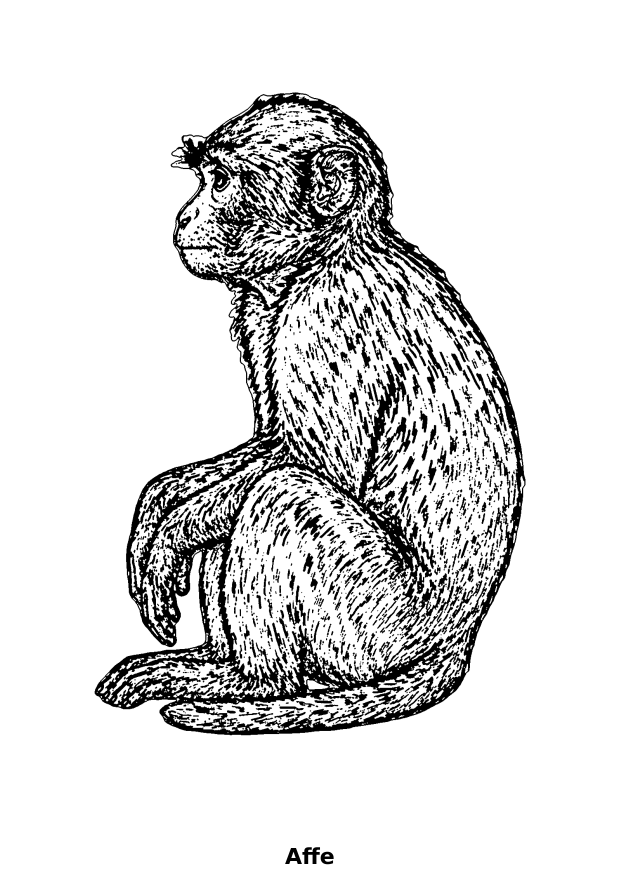
#> input picture ausmalbilder/affe.png, 2480 x 3508 px (shown at 1/4 size)
$ python -i create_coloring_pages.py   (imports and definitions only)
#> lines starting #> are read from the running program, lines starting #| are printed output that depends on the picture; after the words box and inside, x2 and y2 are one past the last pixel; in counts of white or black regions, pixels touching at a corner belong together
#> further down, picture is the input picture: shape (3508, 2480, 3); min 0, max 255, mean 219.8
#!/usr/bin/env python3
"""Convert a colored animal illustration into an A4 coloring page."""

from __future__ import annotations

import argparse
from pathlib import Path

import cv2
import numpy as np
from PIL import Image, ImageDraw, ImageFont

A4_WIDTH = 2480
A4_HEIGHT = 3508
DPI = 300
FILL_RATIO = 0.78
SMALL_FILL_RATIO = 0.85
TEXT_AREA_HEIGHT = 200
FONT_SIZE = 88
FONT_CANDIDATES = (
    "/usr/share/fonts/truetype/dejavu/DejaVuSans-Bold.ttf",
    "/usr/share/fonts/truetype/liberation/LiberationSans-Bold.ttf",
    "/usr/share/fonts/truetype/dejavu/DejaVuSans.ttf",
)


# [5 lines left out: function _load_font, not called in this run]


def _flatten_on_white(rgba: Image.Image) -> Image.Image:
    background = Image.new("RGBA", rgba.size, (255, 255, 255, 255))
    return Image.alpha_composite(background, rgba.convert("RGBA")).convert("RGB")


# [14 lines left out: functions _crop_to_content, _alpha_outline, not called in this run]


def _major_region_boundaries(rgb: np.ndarray, color_count: int = 4) -> np.ndarray:
    """Boundaries between large color areas (eyes, patches) — not fur texture."""
#> called with color_count = 4
    h, w = rgb.shape[:2]
#> h = 3508; w = 2480
    scale = 8
    small = cv2.resize(rgb, (max(1, w // scale), max(1, h // scale)), interpolation=cv2.INTER_AREA)
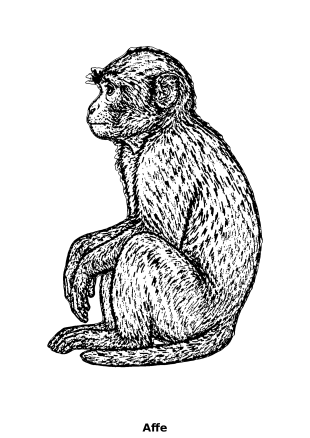
#> small: shape (438, 310, 3); min 0, max 255, mean 219.8
    blurred = cv2.GaussianBlur(small, (9, 9), 0)
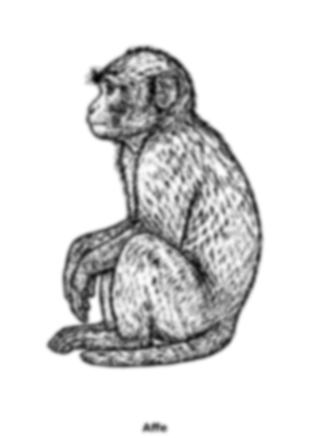
#> blurred: shape (438, 310, 3); min 3, max 255, mean 219.8

    pixels = blurred.reshape(-1, 3).astype(np.float32)
    criteria = (cv2.TERM_CRITERIA_EPS + cv2.TERM_CRITERIA_MAX_ITER, 20, 1.0)
    _, labels, _ = cv2.kmeans(
        pixels, color_count, None, criteria, 10, cv2.KMEANS_PP_CENTERS
    )
    labels = labels.reshape(small.shape[:2]).astype(np.uint8)
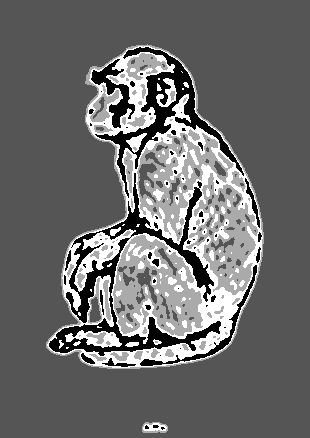
#> labels: shape (438, 310); min 0, max 3, mean 1.26; drawn with min black and max white

    kernel = cv2.getStructuringElement(cv2.MORPH_ELLIPSE, (3, 3))
    boundaries = cv2.morphologyEx(labels, cv2.MORPH_GRADIENT, kernel)
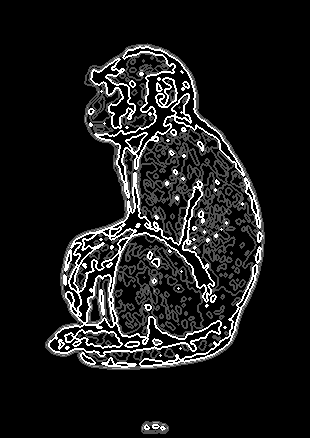
#> boundaries: shape (438, 310); min 0, max 3, mean 0.301; drawn with min black and max white
    boundaries = (boundaries > 0).astype(np.uint8) * 255
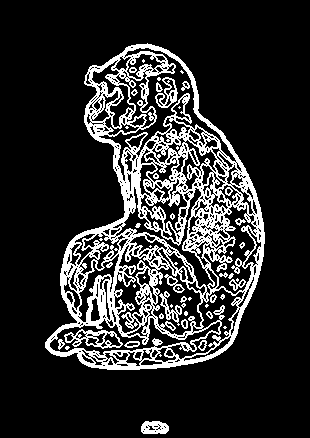
#> boundaries: shape (438, 310); 17% white; 49 white regions (21 under 20 px), largest, box (x1, y1, x2, y2) and area: (45, 43, 265, 370) 20787, (64, 329, 123, 349) 442, (141, 421, 169, 434) 280

    boundaries = cv2.resize(boundaries, (w, h), interpolation=cv2.INTER_NEAREST)
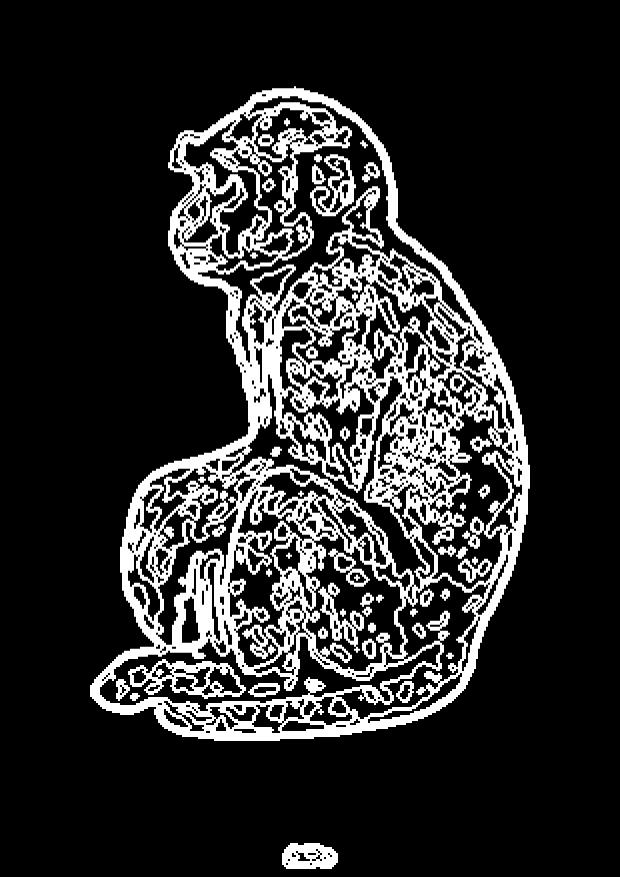
#> boundaries: shape (3508, 2480) (shown at 1/4 size); 17% white; 49 white regions, largest, box (x1, y1, x2, y2) and area: (360, 345, 2120, 2964) 1331720, (512, 2636, 984, 2796) 28288, (1128, 3372, 1352, 3476) 17920
    open_kernel = cv2.getStructuringElement(cv2.MORPH_ELLIPSE, (3, 3))
    boundaries = cv2.morphologyEx(boundaries, cv2.MORPH_OPEN, open_kernel, iterations=1)
#> boundaries: shape (3508, 2480); 16.9% white; 88 white regions, largest, box (x1, y1, x2, y2) and area: (360, 345, 2120, 2964) 1278485, (512, 2636, 984, 2796) 27478, (1128, 3372, 1352, 3476) 17878
    return boundaries


# [106 lines left out: functions _remove_fine_details, _extract_line_art, _fit_on_canvas, _draw_name, create_coloring_page, main, not called in this run]


# [2 lines not run here, left out]

>>> import cv2
>>> picture = cv2.imread('../ausmalbilder/affe.png')
>>> result = _major_region_boundaries(picture)

$ run again, on ausmalbilder/baer.png
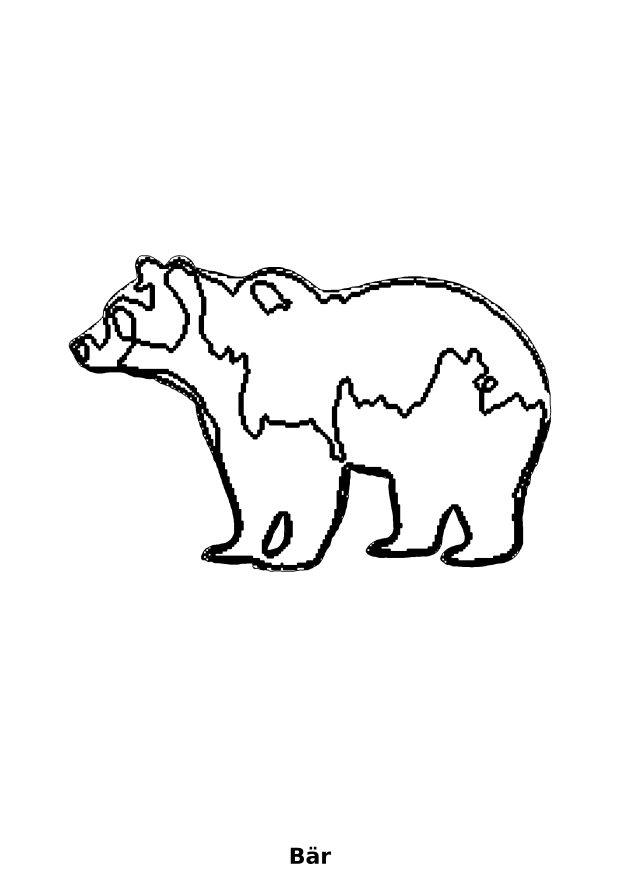
#> input picture ausmalbilder/baer.png, 2480 x 3508 px (shown at 1/4 size)
#> picture is the input picture: shape (3508, 2480, 3); min 0, max 255, mean 245.4
#> in _major_region_boundaries, `boundaries = (boundaries > 0).astype(np.uint8) * 255`:
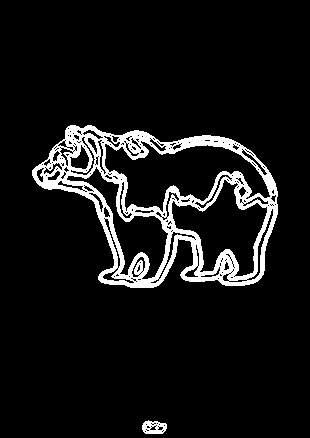
#> boundaries: shape (438, 310); 8.3% white; 2 white regions, box (x1, y1, x2, y2) and area: (32, 125, 278, 288) 11026, (142, 420, 167, 434) 232
#> in _major_region_boundaries, `boundaries = cv2.resize(boundaries, (w, h), interpolation=cv2.INTER_NE..`:
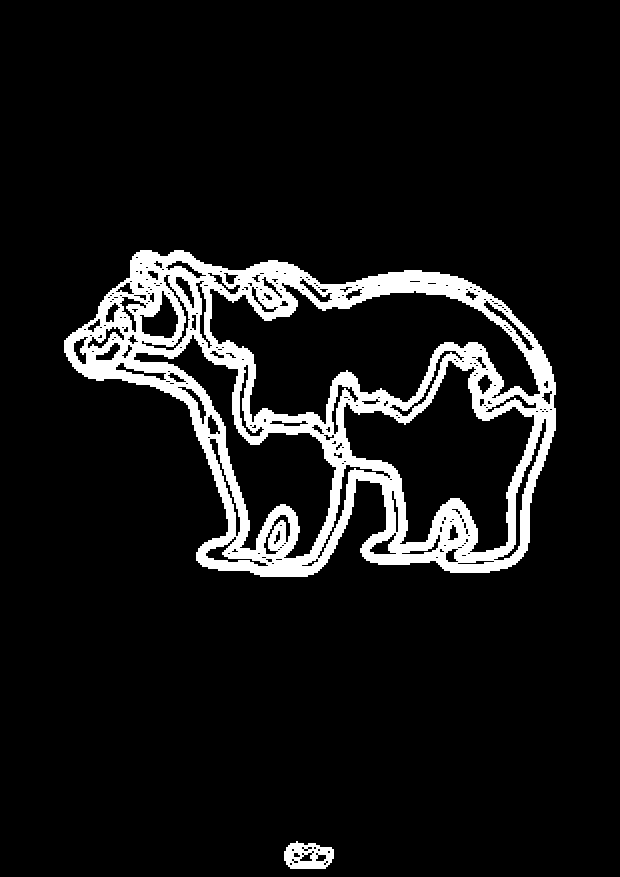
#> boundaries: shape (3508, 2480) (shown at 1/4 size); 8.3% white; 2 white regions, box (x1, y1, x2, y2) and area: (256, 1002, 2224, 2307) 706008, (1136, 3364, 1336, 3476) 14848

$ run again, on ausmalbilder/biene.png
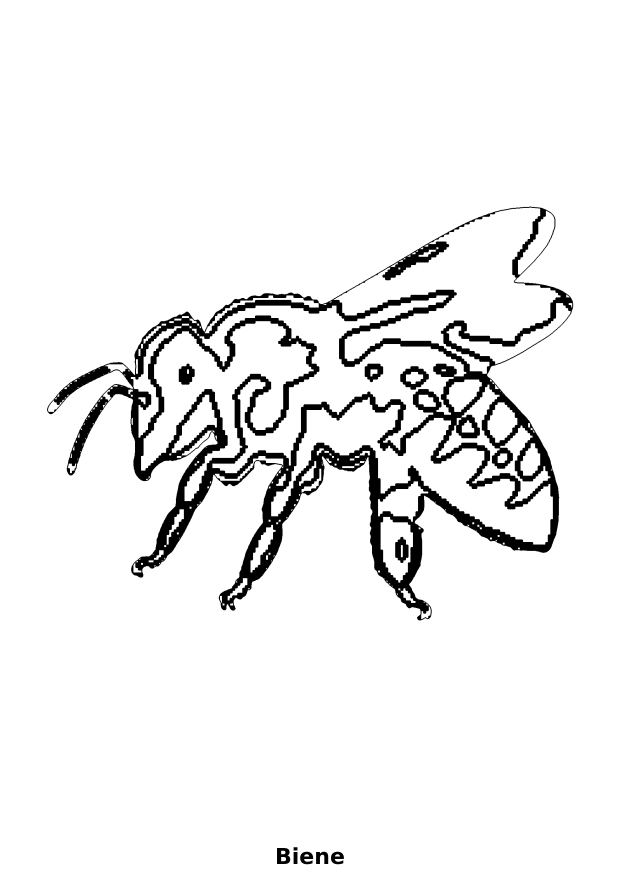
#> input picture ausmalbilder/biene.png, 2480 x 3508 px (shown at 1/4 size)
#> picture is the input picture: shape (3508, 2480, 3); min 0, max 255, mean 238.8
#> in _major_region_boundaries, `labels = labels.reshape(small.shape[:2]).astype(np.uint8)`:
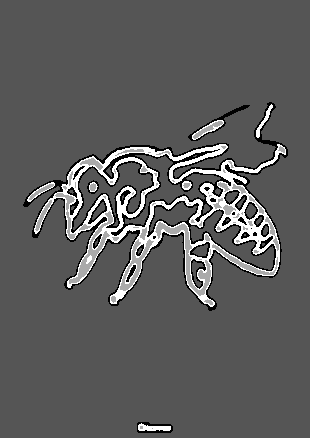
#> labels: shape (438, 310); min 0, max 3, mean 1.09; drawn with min black and max white
#> in _major_region_boundaries, `boundaries = cv2.resize(boundaries, (w, h), interpolation=cv2.INTER_NE..`:
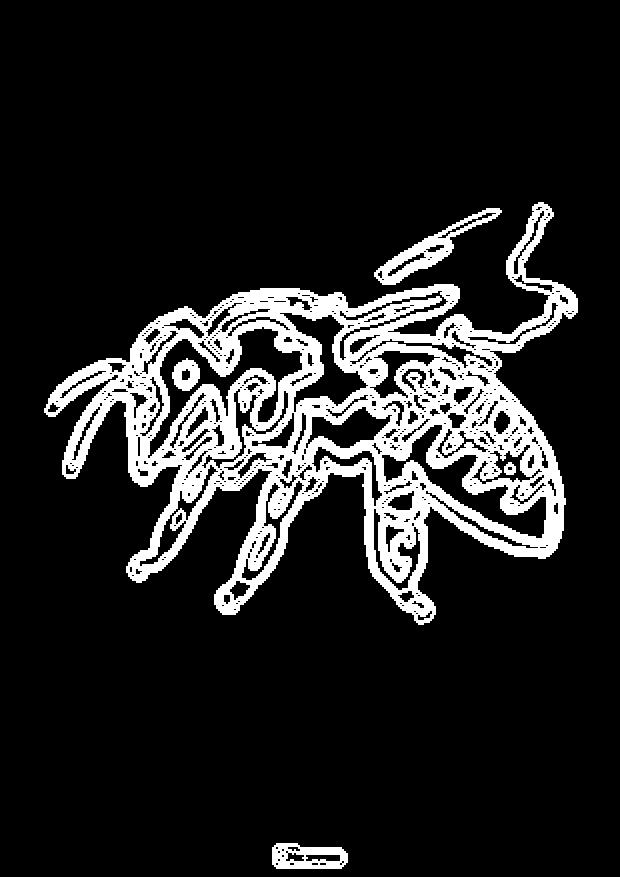
#> boundaries: shape (3508, 2480) (shown at 1/4 size); 12.3% white; 5 white regions, box (x1, y1, x2, y2) and area: (176, 809, 2312, 2499) 1004416, (1496, 833, 2008, 1138) 31112, (1088, 3372, 1392, 3476) 21312, (688, 1434, 800, 1562) 9024, (2016, 1851, 2064, 1899) 1536
